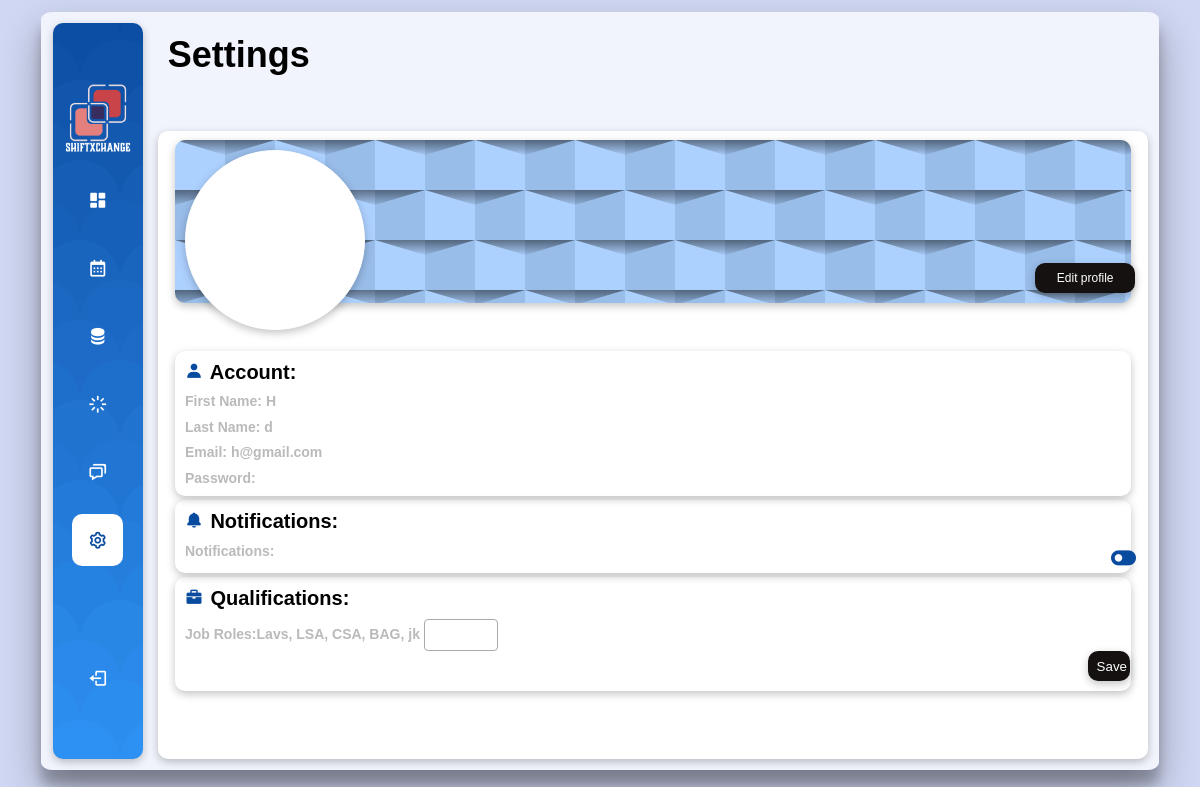
/ShiftApp/SettingsView (signed in), run on an earlier commit of the app's database.
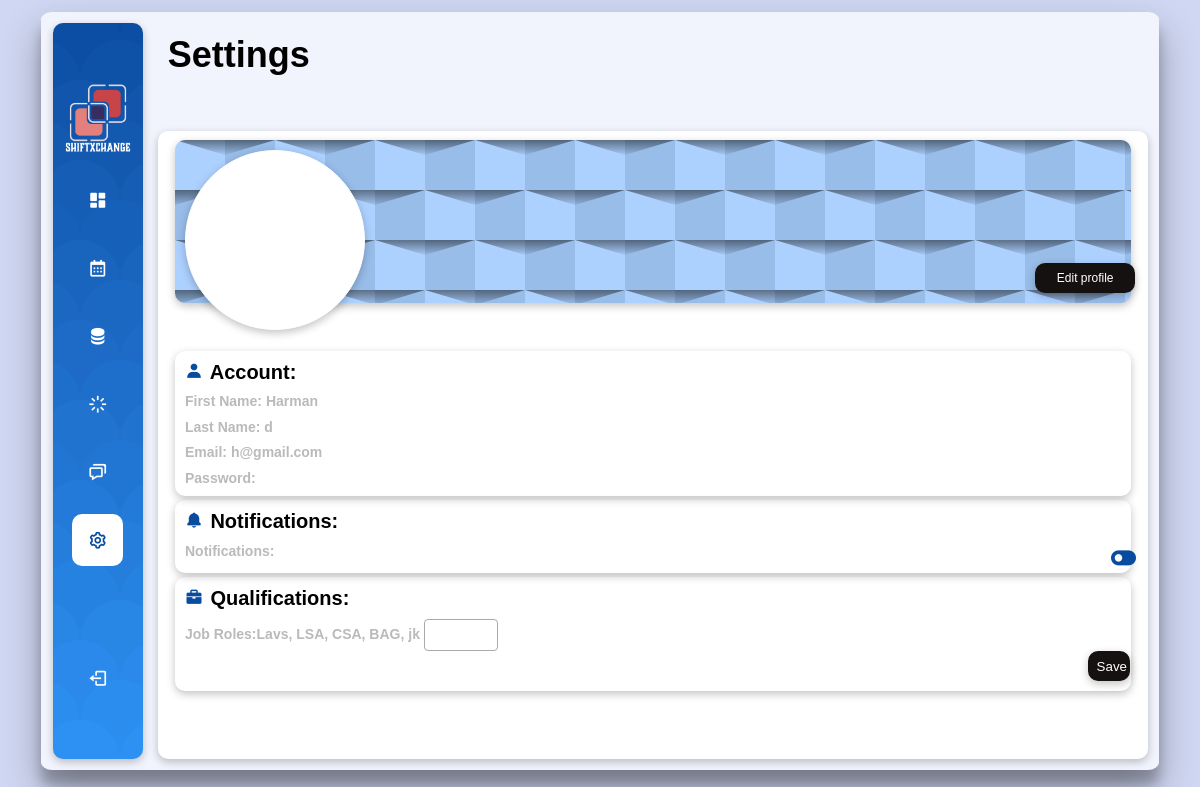
And on a later commit of the database.
### ShiftApp/models.py (models this page shows, shortened)
class User(AbstractBaseUser):
    firstName = models.CharField(max_length=100)
    lastName = models.CharField(max_length=100)
    username = models.CharField(max_length=100, unique=True)
    employeeId = models.CharField(max_length=100)
    company = models.CharField(max_length=100)
    password = models.CharField(max_length=100, default="password12r")
    qualifications = models.CharField(max_length=100,  default="Basic")
    is_staff = models.BooleanField(default=False)
    is_superuser = models.BooleanField(default=False)
    is_admin = models.BooleanField(default=False)
    USERNAME_FIELD = "username"
    objects=UserAccountManager()

### ShiftApp/views.py (the view)
# urls.py: path('ShiftApp/SettingsView', SettingsView, name='SettingsView'),
@login_required
def SettingsView(request):
    if request.method == 'POST':
        role = request.POST.getlist("locations[]")
        User.objects.filter(username=request.user.username).update(qualifications=role)
    firstName = request.user.firstName
    lastName = request.user.lastName
    email = request.user.username
    password = request.user.password
    roles = request.user.qualifications
    locations = ["INBND RNR", "LAVS", "CSA", "LSA", "FEULLING", "DEICE"]
    context = {
        "firstName": firstName,
        "lastName": lastName,
        "email": email,
        "password": password,
        "roles": roles,
        "locations": locations
    }
    return render(request, "Settings.html", context)

### ShiftApp/templates/Settings.html (shortened to what this page needs)
<!DOCTYPE html>
<html lang="en">
{% load static %}
<head>
    <link rel="stylesheet" href="{% static 'css/Settings.css' %}">
    <link href='https://unpkg.com/boxicons@2.1.4/css/boxicons.min.css' rel='stylesheet' />
    <link href="https://cdn.jsdelivr.net/npm/select2@4.1.0-rc.0/dist/css/select2.min.css" rel="stylesheet" />
</head>
<body>
    <div class="wrapper">
        <div id="pages">
            <div class="sidebar">
                <nav>
                    <div class="logo"> </div>
                    <a class="design" href="{% url 'dashboard' %}"><i class="bx bxs-dashboard"></i>Home</a>
                    <a class="design" href="{% url 'calendarShiftInput' %}"><i class="bx bx-calendar"></i>Calendar</a>
                    <div class="dropdown">
                        <a class="design" href="#"><i class="bx bxs-data"></i>Pool</a>
                    </div>
                    <a class="design" href="{% url 'ShiftStatusView' %}"><i class="bx bx-loader"></i>Status</a>
                    <a class="design" href="{% url 'Chatview' %}"><i class="bx bx-chat"></i>Chat</a>
                    <a class="active" href="{% url 'SettingsView' %}"><i class="bx bx-cog"></i>Settings</a>
                    <br>
                    <br>
                    <br>
                    <a class="design" href="{% url 'userLogout' %}"><i class="bx bx-log-out"></i>Logout</a>
                </nav>
            </div>
            <div class="right-column">
                <div id="header">
                    <h1>Settings</h1>
                </div>
                <div id="main-content">
                    <div id="settings">
                        <div id="profile">
                            <div class="picture"></div>
                            <button class="edit">Edit profile</button>
                        </div>
                        <div id="account">
                            <h6>
                                <i class="bx bxs-user"></i>
                                Account:
                            </h6>
                            <p>First Name: {{firstName}} </p>
                            <p>Last Name: {{lastName}} </p>
                            <p>Email: {{email}} </p>
                            <p>Password: </p>
                        </div>
                        <div id="notifications">
                            <h6>
                                <i class="bx bxs-bell"></i>
                                Notifications:
                            </h6>
                            <p>Notifications:
                                <i class="bx bxs-toggle-left"></i>
                            </p>
                        </div>
                        <form action="{% url 'SettingsView' %}" method="POST">
                            <div id="role">
                                <h6>
                                    <i class="bx bxs-briefcase"></i>
                                    Qualifications:
                                </h6>
                                <p>
                                    Job Roles:{{roles}} <select class="js-example-basic-multiple" id="locations"
                                </p>
                            </div>
                            <input type="submit" value="Save">
                        </form>
                    </div>
                </div>
            </div>
        </div>
</body>
</html>

### ShiftApp/static/css/Settings.css (style rules this page uses)
* { margin: 0; padding: 0; outline: none; border: none; text-decoration: none; box-sizing: border-box; font-family: "Poppins", sans-serif; }
body { background-color: #d0d7f2; display: flex; justify-content: center; align-items: center; overflow: hidden; }
.logo { width: 80px; height: 80px; background-image: url('logo-transparent.png'); background-size: contain; background-repeat: no-repeat; background-position: center center; align-self: center; padding: 1px; cursor: pointer; }
.sidebar { width: 90px; height: 92vh; transition: all 0.3s linear; box-shadow: rgba(0, 0, 0, 0.24) 0px 3px 8px; border-top-left-radius: 10px; border-top-right-radius: 10px; border-bottom-left-radius: 10px; border-bottom-right-radius: 10px; margin: 1% 0 1% 1%; display: flex; background-color: #094b9f; background-image: linear-gradient(to bottom, #094b9f, #2e95f7); background-attachment: fixed; background-size: contain; }
nav { padding: 1.2rem; display: flex; justify-content: center; flex-direction: column; gap: 1rem; overflow: hidden; }
nav .bx { font-size: 20px; }
nav .design, .active { display: flex; align-items: center; gap: 2rem; font-size: 1rem; padding: 1rem; color: #fff; font-weight: 500; overflow: hidden; transition: all 0.3s ease-in; }
nav .design:hover, .active { background: #fff; color: #094b9f; border-radius: 10px; }
.dropdown { position: relative; display: inline-block; }
.wrapper { height: 90%; width: 100%; display: flex; flex-direction: column; margin: 1% 1% 0 1%; }
#pages { width: 95%; margin: 0 1% 1% 1%; display: flex; flex-direction: row; justify-content: space-between; background-color: #f1f4fc; align-self: center; box-shadow: rgba(0, 0, 0, 0.3) 0px 19px 38px, rgba(0, 0, 0, 0.22) 0px 15px 12px; border-radius: 1%; }
.right-column { width: 10%; display: flex; flex-grow: 3; flex-direction: column; gap: 0.5rem; margin-left: 5px; margin-bottom: 1%; }
.right-column div { flex-grow: 1; margin: 0 8px; }
.right-column div+div { margin-top: 8px; }
#header { display: flex; font-size: 18px; color: #000; height: 0.1vh; margin: 0.2% 0 0 1%; font-weight: 600; padding: 2% 1%; overflow: hidden; }
#main-content { display: flex; flex-direction: column; margin: 0 1% 0 1%; max-height: 80vh; background-color: #fff; box-shadow: rgba(0, 0, 0, 0.24) 0px 3px 8px; border-radius: 10px; }
#profile { display: flex; flex-direction: column; margin: 1% 1% 5% 1%; max-height: 100vh; background-color: #ADD1FF; box-shadow: rgba(0, 0, 0, 0.24) 0px 3px 8px; border-radius: 10px; }
#main-content #settings .picture { width: 180px; height: 180px; border-radius: 50%; border: 1px solid #fff; box-shadow: rgba(0, 0, 0, 0.24) 0px 3px 8px; padding: 1rem; cursor: pointer; margin: 1% 0 -8% 1%; background-image: url('#'); background-size: contain; background-repeat: no-repeat; background-position: center center; background-color: #fff; }
#main-content #settings button { margin: 1% 0 1% 90%; height: 30px; width: 100px; background-color: #151111; color: #fff; font-size: 12px; box-shadow: rgba(0, 0, 0, 0.24) 0px 3px 8px; border-radius: 10px; }
#account, #notifications, #role { display: flex; flex-direction: column; max-height: 50vh; margin: 0.5% 1% 0 1%; box-shadow: rgba(0, 0, 0, 0.24) 0px 3px 8px; border-radius: 10px; }
#account h6, #notifications h6, #role h6 { font-size: 20px; font-weight: bold; margin: 1% 0 1% 1%; }
#account .bxs-user, #notifications .bxs-bell, #role .bxs-briefcase { font-size: 18px; margin: 0 0.2% 0 0; color: #094b9f; }
#account p, #role p { margin: 0 0 1% 1%; font-size: 14px; text-decoration: none; color: #bababa; font-weight: bold; margin-right: 2%; }
#notifications p { display: flex; flex-direction: row; margin: 0 0 0 1%; font-size: 14px; text-decoration: none; color: #bababa; font-weight: bold; margin-right: 2%; }
#notifications .bxs-toggle-left { font-size: 30px; color: #094b9f; margin: 0 0 0 90%; }
form input { display: flex; flex-direction: row; margin: 0 0 0 97.5%; height: 30px; width: 42px; background-color: #151111; box-shadow: rgba(0, 0, 0, 0.24) 0px 3px 8px; border-radius: 10px; color: #fff; padding: 0.5% 0 0.5% 0.5%; }

What changed in the data, as far as the page shows it:
changed User "h@gmail.com": firstName (not shown) → "Harman"
Also different on the page:
{{ firstName }}: "H" → (not shown)
